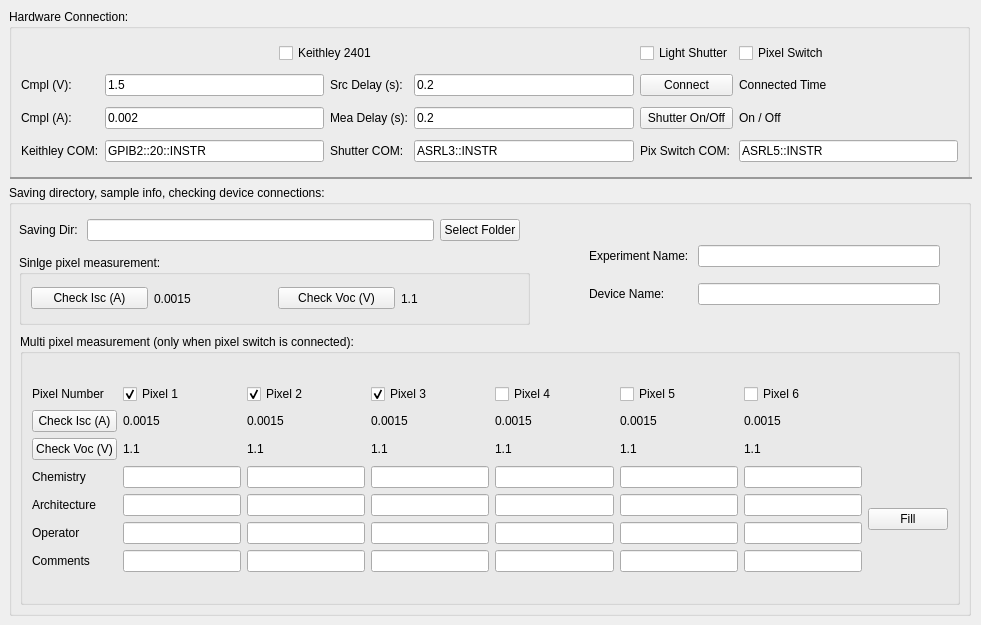
    <widget class="QWidget" name="tab">
     <attribute name="title">
      <string>Initialization</string>
     </attribute>
     <widget class="QGroupBox" name="connection_groupBox">
      <property name="geometry">
       <rect>
        <x>9</x>
        <y>9</y>
        <width>961</width>
        <height>170</height>
       </rect>
      </property>
      <property name="sizePolicy">
       <sizepolicy hsizetype="Preferred" vsizetype="Fixed">
        <horstretch>0</horstretch>
        <verstretch>0</verstretch>
       </sizepolicy>
      </property>
      <property name="styleSheet">
       <string notr="true">font: 13pt &quot;.AppleSystemUIFont&quot;;</string>
      </property>
      <property name="title">
       <string>Hardware Connection:</string>
      </property>
      <layout class="QHBoxLayout" name="horizontalLayout">
       <item>
        <layout class="QGridLayout" name="gridLayout" rowstretch="0,0,0,0">
         <property name="sizeConstraint">
          <enum>QLayout::SetDefaultConstraint</enum>
         </property>
         <item row="0" column="0" colspan="4">
          <layout class="QHBoxLayout" name="horizontalLayout_3">
           <item>
            <spacer name="horizontalSpacer">
             <property name="orientation">
              <enum>Qt::Horizontal</enum>
             </property>
             <property name="sizeHint" stdset="0">
              <size>
               <width>98</width>
               <height>20</height>
              </size>
             </property>
            </spacer>
           </item>
           <item>
            <widget class="QCheckBox" name="checkBox_Keithley">
             <property name="text">
              <string>Keithley 2401</string>
             </property>
            </widget>
           </item>
           <item>
            <spacer name="horizontalSpacer_2">
             <property name="orientation">
              <enum>Qt::Horizontal</enum>
             </property>
             <property name="sizeHint" stdset="0">
              <size>
               <width>98</width>
               <height>20</height>
              </size>
             </property>
            </spacer>
           </item>
          </layout>
         </item>
         <item row="1" column="0">
          <widget class="QLabel" name="label_5">
           <property name="text">
            <string>Cmpl (V):</string>
           </property>
          </widget>
         </item>
         <item row="0" column="5">
          <widget class="QCheckBox" name="checkBox_pixelSwitch">
           <property name="text">
            <string>Pixel Switch</string>
           </property>
          </widget>
         </item>
         <item row="1" column="3">
          <widget class="QLineEdit" name="lineEdit_srcDelaySec">
           <property name="whatsThis">
            <string>&lt;html&gt;&lt;head/&gt;&lt;body&gt;&lt;p&gt;Source delay time (sec)&lt;/p&gt;&lt;/body&gt;&lt;/html&gt;</string>
           </property>
           <property name="text">
            <string>0.2</string>
           </property>
          </widget>
         </item>
         <item row="2" column="3">
          <widget class="QLineEdit" name="lineEdit_meaDelaySec">
           <property name="whatsThis">
            <string>&lt;html&gt;&lt;head/&gt;&lt;body&gt;&lt;p&gt;Measurement delay time (sec)&lt;/p&gt;&lt;/body&gt;&lt;/html&gt;</string>
           </property>
           <property name="text">
            <string>0.2</string>
           </property>
          </widget>
         </item>
         <item row="1" column="1">
          <widget class="QLineEdit" name="lineEdit_cmpl_V">
           <property name="toolTip">
            <string/>
           </property>
           <property name="whatsThis">
            <string>&lt;html&gt;&lt;head/&gt;&lt;body&gt;&lt;p&gt; Voltage compliance (V)&lt;/p&gt;&lt;/body&gt;&lt;/html&gt;</string>
           </property>
           <property name="text">
            <string>1.5</string>
           </property>
          </widget>
         </item>
         <item row="2" column="0">
          <widget class="QLabel" name="label_6">
           <property name="text">
            <string>Cmpl (A):</string>
           </property>
          </widget>
         </item>
         <item row="3" column="0">
          <widget class="QLabel" name="label_31">
           <property name="text">
            <string>Keithley COM:</string>
           </property>
          </widget>
         </item>
         <item row="3" column="1">
          <widget class="QLineEdit" name="lineEdit_keithleyCOM">
           <property name="text">
            <string>GPIB2::20::INSTR</string>
           </property>
          </widget>
         </item>
         <item row="2" column="1">
          <widget class="QLineEdit" name="lineEdit_cmpl_A">
           <property name="toolTip">
            <string/>
           </property>
           <property name="whatsThis">
            <string>&lt;html&gt;&lt;head/&gt;&lt;body&gt;&lt;p&gt;Current compliance (A)&lt;/p&gt;&lt;/body&gt;&lt;/html&gt;</string>
           </property>
           <property name="text">
            <string>0.002</string>
           </property>
          </widget>
         </item>
         <item row="3" column="5">
          <widget class="QLineEdit" name="lineEdit_switchCOM">
           <property name="text">
            <string>ASRL5::INSTR</string>
           </property>
          </widget>
         </item>
         <item row="2" column="2">
          <widget class="QLabel" name="label_8">
           <property name="text">
            <string>Mea Delay (s):</string>
           </property>
          </widget>
         </item>
         <item row="1" column="5">
          <widget class="QLabel" name="label_timeClickCntBnt">
           <property name="text">
            <string>Connected Time</string>
           </property>
          </widget>
         </item>
         <item row="0" column="4">
          <widget class="QCheckBox" name="checkBox_lightShutter">
           <property name="text">
            <string>Light Shutter</string>
           </property>
          </widget>
         </item>
         <item row="3" column="4">
          <widget class="QLabel" name="label_39">
           <property name="text">
            <string>Pix Switch COM:</string>
           </property>
          </widget>
         </item>
         <item row="3" column="3">
          <widget class="QLineEdit" name="lineEdit_shutterCOM">
           <property name="text">
            <string>ASRL3::INSTR</string>
           </property>
          </widget>
         </item>
         <item row="2" column="5">
          <widget class="QLabel" name="label_cntStatus">
           <property name="text">
            <string>On / Off</string>
           </property>
          </widget>
         </item>
         <item row="2" column="4">
          <widget class="QPushButton" name="pushButton_shutter">
           <property name="text">
            <string>Shutter On/Off</string>
           </property>
          </widget>
         </item>
         <item row="3" column="2">
          <widget class="QLabel" name="label_38">
           <property name="text">
            <string>Shutter COM: </string>
           </property>
          </widget>
         </item>
         <item row="1" column="2">
          <widget class="QLabel" name="label_7">
           <property name="text">
            <string>Src Delay (s): </string>
           </property>
          </widget>
         </item>
         <item row="1" column="4">
          <widget class="QPushButton" name="pushButton_connect">
           <property name="text">
            <string>Connect</string>
           </property>
          </widget>
         </item>
        </layout>
       </item>
      </layout>
     </widget>
     <widget class="Line" name="line">
      <property name="geometry">
       <rect>
        <x>10</x>
        <y>170</y>
        <width>962</width>
        <height>16</height>
       </rect>
      </property>
      <property name="styleSheet">
       <string notr="true">color: rgb(153, 153, 153);</string>
      </property>
      <property name="frameShadow">
       <enum>QFrame::Plain</enum>
      </property>
      <property name="lineWidth">
       <number>2</number>
      </property>
      <property name="orientation">
       <enum>Qt::Horizontal</enum>
      </property>
     </widget>
     <widget class="QGroupBox" name="smp_groupBox">
      <property name="geometry">
       <rect>
        <x>9</x>
        <y>185</y>
        <width>962</width>
        <height>431</height>
       </rect>
      </property>
      <property name="sizePolicy">
       <sizepolicy hsizetype="Preferred" vsizetype="Minimum">
        <horstretch>0</horstretch>
        <verstretch>0</verstretch>
       </sizepolicy>
      </property>
      <property name="layoutDirection">
       <enum>Qt::LeftToRight</enum>
      </property>
      <property name="autoFillBackground">
       <bool>false</bool>
      </property>
      <property name="styleSheet">
       <string notr="true">font: 13pt &quot;.AppleSystemUIFont&quot;;</string>
      </property>
      <property name="title">
       <string>Saving directory, sample info, checking device connections:</string>
      </property>
      <widget class="QGroupBox" name="groupBox">
       <property name="geometry">
        <rect>
         <x>10</x>
         <y>70</y>
         <width>511</width>
         <height>70</height>
        </rect>
       </property>
       <property name="title">
        <string>Sinlge pixel measurement:</string>
       </property>
       <layout class="QHBoxLayout" name="horizontalLayout_4">
        <item>
         <widget class="QPushButton" name="pushButton_checkIsc">
          <property name="text">
           <string>Check Isc (A)</string>
          </property>
         </widget>
        </item>
        <item>
         <widget class="QLabel" name="label_checkedIsc">
          <property name="text">
           <string>0.0015</string>
          </property>
         </widget>
        </item>
        <item>
         <widget class="QPushButton" name="pushButton_checkVoc">
          <property name="text">
           <string>Check Voc (V)</string>
          </property>
         </widget>
        </item>
        <item>
         <widget class="QLabel" name="label_checkedVoc">
          <property name="text">
           <string>1.1</string>
          </property>
         </widget>
        </item>
       </layout>
      </widget>
      <widget class="QGroupBox" name="groupBox_2">
       <property name="geometry">
        <rect>
         <x>11</x>
         <y>149</y>
         <width>940</width>
         <height>271</height>
        </rect>
       </property>
       <property name="title">
        <string>Multi pixel measurement (only when pixel switch is connected):</string>
       </property>
       <layout class="QVBoxLayout" name="verticalLayout_4">
        <item>
         <layout class="QGridLayout" name="gridLayout_2">
          <item row="5" column="5">
           <widget class="QLineEdit" name="lineEdit_pixel5opr">
            <property name="minimumSize">
             <size>
              <width>0</width>
              <height>20</height>
             </size>
            </property>
           </widget>
          </item>
          <item row="2" column="0">
           <widget class="QPushButton" name="pushButton_checkallVoc">
            <property name="text">
             <string>Check Voc (V)</string>
            </property>
           </widget>
          </item>
          <item row="6" column="6">
           <widget class="QLineEdit" name="lineEdit_pixel6cmt">
            <property name="minimumSize">
             <size>
              <width>0</width>
              <height>20</height>
             </size>
            </property>
           </widget>
          </item>
          <item row="2" column="1">
           <widget class="QLabel" name="label_pixel1_Voc">
            <property name="text">
             <string>1.1</string>
            </property>
           </widget>
          </item>
          <item row="2" column="2">
           <widget class="QLabel" name="label_pixel2_Voc">
            <property name="text">
             <string>1.1</string>
            </property>
           </widget>
          </item>
          <item row="4" column="4">
           <widget class="QLineEdit" name="lineEdit_pixel4arc">
            <property name="minimumSize">
             <size>
              <width>0</width>
              <height>20</height>
             </size>
            </property>
           </widget>
          </item>
          <item row="1" column="4">
           <widget class="QLabel" name="label_pixel4_Isc">
            <property name="text">
             <string>0.0015</string>
            </property>
           </widget>
          </item>
          <item row="1" column="2">
           <widget class="QLabel" name="label_pixel2_Isc">
            <property name="text">
             <string>0.0015</string>
            </property>
           </widget>
          </item>
          <item row="3" column="3">
           <widget class="QLineEdit" name="lineEdit_pixel3chem">
            <property name="minimumSize">
             <size>
              <width>0</width>
              <height>20</height>
             </size>
            </property>
           </widget>
          </item>
          <item row="0" column="1">
           <widget class="QCheckBox" name="checkBox_pixel1">
            <property name="text">
             <string>Pixel 1</string>
            </property>
            <property name="checked">
             <bool>true</bool>
            </property>
           </widget>
          </item>
          <item row="4" column="2">
           <widget class="QLineEdit" name="lineEdit_pixel2arc">
            <property name="minimumSize">
             <size>
              <width>0</width>
              <height>20</height>
             </size>
            </property>
           </widget>
          </item>
          <item row="5" column="1">
           <widget class="QLineEdit" name="lineEdit_pixel1opr">
            <property name="minimumSize">
             <size>
              <width>0</width>
              <height>20</height>
             </size>
            </property>
           </widget>
          </item>
          <item row="6" column="3">
           <widget class="QLineEdit" name="lineEdit_pixel3cmt">
            <property name="minimumSize">
             <size>
              <width>0</width>
              <height>20</height>
             </size>
            </property>
           </widget>
          </item>
          <item row="3" column="1">
           <widget class="QLineEdit" name="lineEdit_pixel1chem">
            <property name="minimumSize">
             <size>
              <width>0</width>
              <height>20</height>
             </size>
            </property>
           </widget>
          </item>
          <item row="5" column="6">
           <widget class="QLineEdit" name="lineEdit_pixel6opr">
            <property name="minimumSize">
             <size>
              <width>0</width>
              <height>20</height>
             </size>
            </property>
           </widget>
          </item>
          <item row="0" column="6">
           <widget class="QCheckBox" name="checkBox_pixel6">
            <property name="text">
             <string>Pixel 6</string>
            </property>
           </widget>
          </item>
          <item row="4" column="1">
           <widget class="QLineEdit" name="lineEdit_pixel1arc">
            <property name="minimumSize">
             <size>
              <width>0</width>
              <height>20</height>
             </size>
            </property>
           </widget>
          </item>
          <item row="3" column="5">
           <widget class="QLineEdit" name="lineEdit_pixel5chem">
            <property name="minimumSize">
             <size>
              <width>0</width>
              <height>20</height>
             </size>
            </property>
           </widget>
          </item>
          <item row="6" column="2">
           <widget class="QLineEdit" name="lineEdit_pixel2cmt">
            <property name="minimumSize">
             <size>
              <width>0</width>
              <height>20</height>
             </size>
            </property>
           </widget>
          </item>
          <item row="1" column="5">
           <widget class="QLabel" name="label_pixel5_Isc">
            <property name="text">
             <string>0.0015</string>
            </property>
           </widget>
          </item>
          <item row="5" column="3">
           <widget class="QLineEdit" name="lineEdit_pixel3opr">
            <property name="minimumSize">
             <size>
              <width>0</width>
              <height>20</height>
             </size>
            </property>
           </widget>
          </item>
          <item row="5" column="2">
           <widget class="QLineEdit" name="lineEdit_pixel2opr">
            <property name="minimumSize">
             <size>
              <width>0</width>
              <height>20</height>
             </size>
            </property>
           </widget>
          </item>
          <item row="2" column="6">
           <widget class="QLabel" name="label_pixel6_Voc">
            <property name="text">
             <string>1.1</string>
            </property>
           </widget>
          </item>
          <item row="3" column="4">
           <widget class="QLineEdit" name="lineEdit_pixel4chem">
            <property name="minimumSize">
             <size>
              <width>0</width>
              <height>20</height>
             </size>
            </property>
           </widget>
          </item>
          <item row="4" column="0">
           <widget class="QLabel" name="label_4">
            <property name="text">
             <string>Architecture</string>
            </property>
           </widget>
          </item>
          <item row="4" column="3">
           <widget class="QLineEdit" name="lineEdit_pixel3arc">
            <property name="minimumSize">
             <size>
              <width>0</width>
              <height>20</height>
             </size>
            </property>
           </widget>
          </item>
          <item row="1" column="6">
           <widget class="QLabel" name="label_pixel6_Isc">
            <property name="text">
             <string>0.0015</string>
            </property>
           </widget>
          </item>
          <item row="3" column="2">
           <widget class="QLineEdit" name="lineEdit_pixel2chem">
            <property name="minimumSize">
             <size>
              <width>0</width>
              <height>20</height>
             </size>
            </property>
           </widget>
          </item>
          <item row="4" column="5">
           <widget class="QLineEdit" name="lineEdit_pixel5arc">
            <property name="minimumSize">
             <size>
              <width>0</width>
              <height>20</height>
             </size>
            </property>
           </widget>
          </item>
          <item row="2" column="5">
           <widget class="QLabel" name="label_pixel5_Voc">
            <property name="text">
             <string>1.1</string>
            </property>
           </widget>
          </item>
          <item row="2" column="4">
           <widget class="QLabel" name="label_pixel4_Voc">
            <property name="text">
             <string>1.1</string>
            </property>
           </widget>
          </item>
          <item row="5" column="0">
           <widget class="QLabel" name="label_9">
            <property name="text">
             <string>Operator</string>
            </property>
           </widget>
          </item>
          <item row="3" column="0">
           <widget class="QLabel" name="label_3">
            <property name="text">
             <string>Chemistry</string>
            </property>
           </widget>
          </item>
          <item row="0" column="5">
           <widget class="QCheckBox" name="checkBox_pixel5">
            <property name="text">
             <string>Pixel 5</string>
            </property>
           </widget>
          </item>
          <item row="0" column="2">
           <widget class="QCheckBox" name="checkBox_pixel2">
            <property name="text">
             <string>Pixel 2</string>
            </property>
            <property name="checked">
             <bool>true</bool>
            </property>
           </widget>
          </item>
          <item row="6" column="4">
           <widget class="QLineEdit" name="lineEdit_pixel4cmt">
            <property name="minimumSize">
             <size>
              <width>0</width>
              <height>20</height>
             </size>
            </property>
           </widget>
          </item>
          <item row="6" column="0">
           <widget class="QLabel" name="label_10">
            <property name="text">
             <string>Comments</string>
            </property>
           </widget>
          </item>
          <item row="2" column="3">
           <widget class="QLabel" name="label_pixel3_Voc">
            <property name="text">
             <string>1.1</string>
            </property>
           </widget>
          </item>
          <item row="5" column="4">
           <widget class="QLineEdit" name="lineEdit_pixel4opr">
            <property name="minimumSize">
             <size>
              <width>0</width>
              <height>20</height>
             </size>
            </property>
           </widget>
          </item>
          <item row="6" column="5">
           <widget class="QLineEdit" name="lineEdit_pixel5cmt">
            <property name="minimumSize">
             <size>
              <width>0</width>
              <height>20</height>
             </size>
            </property>
           </widget>
          </item>
          <item row="0" column="0">
           <widget class="QLabel" name="label_2">
            <property name="text">
             <string>Pixel Number</string>
            </property>
           </widget>
          </item>
          <item row="0" column="3">
           <widget class="QCheckBox" name="checkBox_pixel3">
            <property name="text">
             <string>Pixel 3</string>
            </property>
            <property name="checked">
             <bool>true</bool>
            </property>
           </widget>
          </item>
          <item row="4" column="6">
           <widget class="QLineEdit" name="lineEdit_pixel6arc">
            <property name="minimumSize">
             <size>
              <width>0</width>
              <height>20</height>
             </size>
            </property>
           </widget>
          </item>
          <item row="1" column="3">
           <widget class="QLabel" name="label_pixel3_Isc">
            <property name="text">
             <string>0.0015</string>
            </property>
           </widget>
          </item>
          <item row="0" column="4">
           <widget class="QCheckBox" name="checkBox_pixel4">
            <property name="text">
             <string>Pixel 4</string>
            </property>
            <property name="checked">
             <bool>false</bool>
            </property>
           </widget>
          </item>
          <item row="1" column="0">
           <widget class="QPushButton" name="pushButton_checkallIsc">
            <property name="text">
             <string>Check Isc (A)</string>
            </property>
           </widget>
          </item>
          <item row="3" column="6">
           <widget class="QLineEdit" name="lineEdit_pixel6chem">
            <property name="minimumSize">
             <size>
              <width>0</width>
              <height>20</height>
             </size>
            </property>
           </widget>
          </item>
          <item row="6" column="1">
           <widget class="QLineEdit" name="lineEdit_pixel1cmt">
            <property name="minimumSize">
             <size>
              <width>0</width>
              <height>20</height>
             </size>
            </property>
           </widget>
          </item>
          <item row="1" column="1">
           <widget class="QLabel" name="label_pixel1_Isc">
            <property name="text">
             <string>0.0015</string>
            </property>
           </widget>
          </item>
          <item row="3" column="7" rowspan="4">
           <widget class="QPushButton" name="pushButton_fill">
            <property name="text">
             <string>Fill</string>
            </property>
           </widget>
          </item>
         </layout>
        </item>
       </layout>
      </widget>
      <widget class="QWidget" name="gridLayoutWidget">
       <property name="geometry">
        <rect>
         <x>580</x>
         <y>50</y>
         <width>351</width>
         <height>81</height>
        </rect>
       </property>
       <layout class="QGridLayout" name="gridLayout_5">
        <item row="2" column="1">
         <widget class="QLineEdit" name="lineEdit_device_name"/>
        </item>
        <item row="1" column="1">
         <widget class="QLineEdit" name="lineEdit_expt_name">
          <property name="toolTip">
           <string>Used for save directory</string>
          </property>
         </widget>
        </item>
        <item row="1" column="0">
         <widget class="QLabel" name="label_24">
          <property name="text">
           <string>Experiment Name: </string>
          </property>
         </widget>
        </item>
        <item row="2" column="0">
         <widget class="QLabel" name="label_23">
          <property name="text">
           <string>Device Name:</string>
          </property>
         </widget>
        </item>
       </layout>
      </widget>
      <widget class="QWidget" name="layoutWidget">
       <property name="geometry">
        <rect>
         <x>10</x>
         <y>30</y>
         <width>501</width>
         <height>31</height>
        </rect>
       </property>
       <layout class="QGridLayout" name="gridLayout_6">
        <item row="0" column="0">
         <widget class="QLabel" name="label">
          <property name="text">
           <string>Saving Dir: </string>
          </property>
         </widget>
        </item>
        <item row="0" column="1">
         <widget class="QLineEdit" name="lineEdit_filePath"/>
        </item>
        <item row="0" column="2">
         <widget class="QPushButton" name="pushButton_selectDir">
          <property name="text">
           <string>Select Folder</string>
          </property>
         </widget>
        </item>
       </layout>
      </widget>
     </widget>
    </widget>
